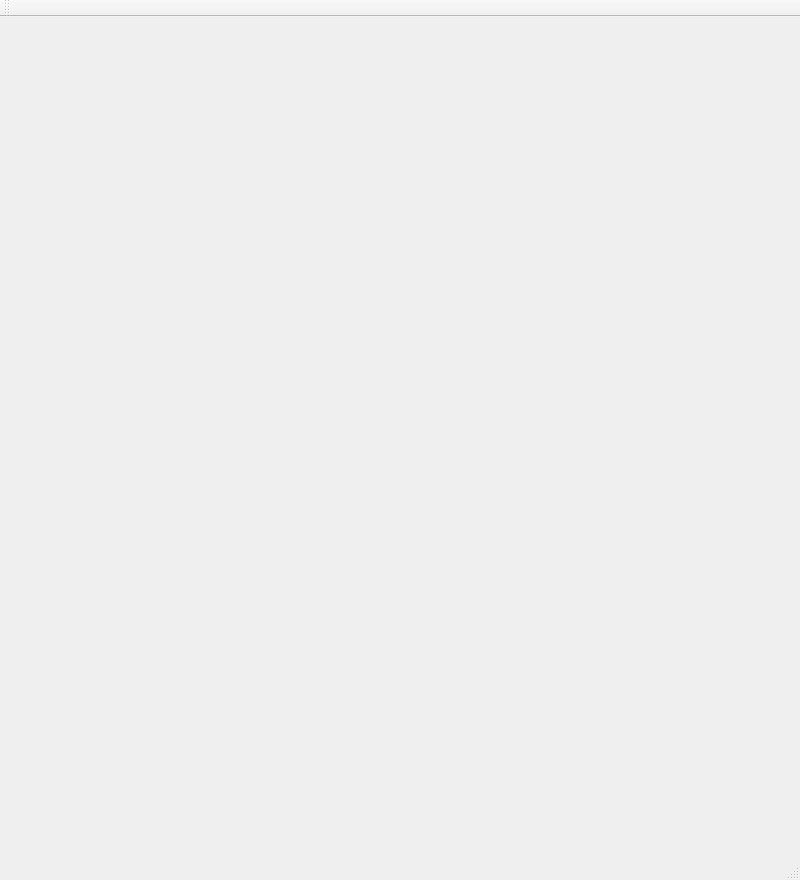
<?xml version="1.0" encoding="UTF-8"?>
<ui version="4.0">
 <class>MainWindow</class>
 <widget class="QMainWindow" name="MainWindow">
  <property name="geometry">
   <rect>
    <x>0</x>
    <y>0</y>
    <width>800</width>
    <height>880</height>
   </rect>
  </property>
  <property name="windowTitle">
   <string>MainWindow</string>
  </property>
  <widget class="QWidget" name="centralWidget">
   <widget class="QWidget" name="gridLayoutWidget">
    <property name="geometry">
     <rect>
      <x>10</x>
      <y>10</y>
      <width>781</width>
      <height>811</height>
     </rect>
    </property>
    <layout class="QGridLayout" name="gridLayout"/>
   </widget>
  </widget>
  <widget class="QMenuBar" name="menuBar">
   <property name="geometry">
    <rect>
     <x>0</x>
     <y>0</y>
     <width>800</width>
     <height>20</height>
    </rect>
   </property>
  </widget>
  <widget class="QToolBar" name="mainToolBar">
   <attribute name="toolBarArea">
    <enum>TopToolBarArea</enum>
   </attribute>
   <attribute name="toolBarBreak">
    <bool>false</bool>
   </attribute>
  </widget>
  <widget class="QStatusBar" name="statusBar"/>
 </widget>
 <layoutdefault spacing="6" margin="11"/>
 <resources/>
 <connections/>
</ui>
